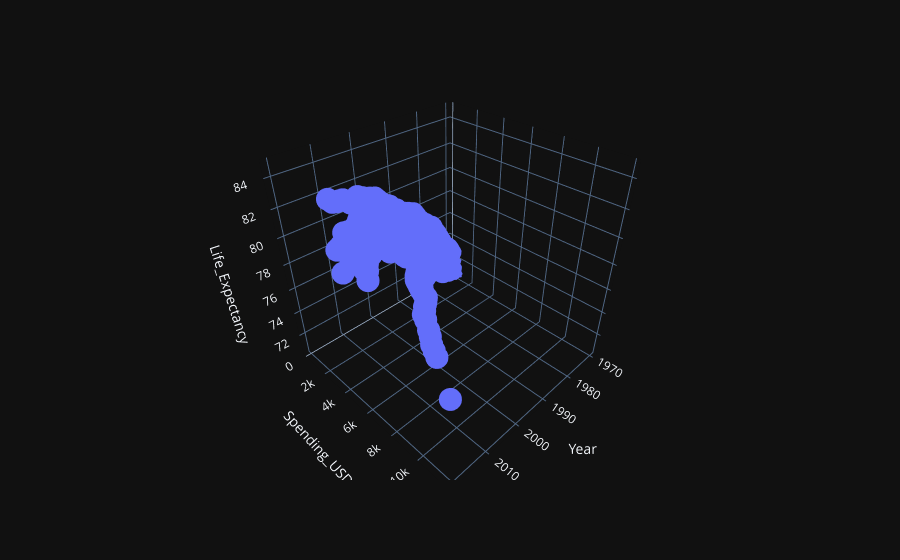

Here is the notebook cell this chart was saved with:
### Code cell
graph.scatter_3d(data_frame=data,x="Year",y="Spending_USD",z="Life_Expectancy")

### Figure 1 — Plotly figure (JSON) as saved in the notebook; plotly's stock layout.template omitted (floating-point values rounded to 4 significant figures; data arrays with more than 128 entries replaced by an {"elided": "..."} marker saying what was removed)
{"data": [{"hovertemplate": "Year=%{x}<br>Spending_USD=%{y}<br>Life_Expectancy=%{z}<extra></extra>", "legendgroup": "", "marker": {"color": "#636efa", "symbol": "circle"}, "mode": "markers", "name": "", "scene": "scene", "showlegend": false, "x": {"elided": "274 int values"}, "y": {"elided": "274 float values"}, "z": {"elided": "274 float values"}, "type": "scatter3d"}], "layout": {"scene": {"domain": {"x": [0.0, 1.0], "y": [0.0, 1.0]}, "xaxis": {"title": {"text": "Year"}}, "yaxis": {"title": {"text": "Spending_USD"}}, "zaxis": {"title": {"text": "Life_Expectancy"}}}, "legend": {"tracegroupgap": 0}, "margin": {"t": 60}}}
